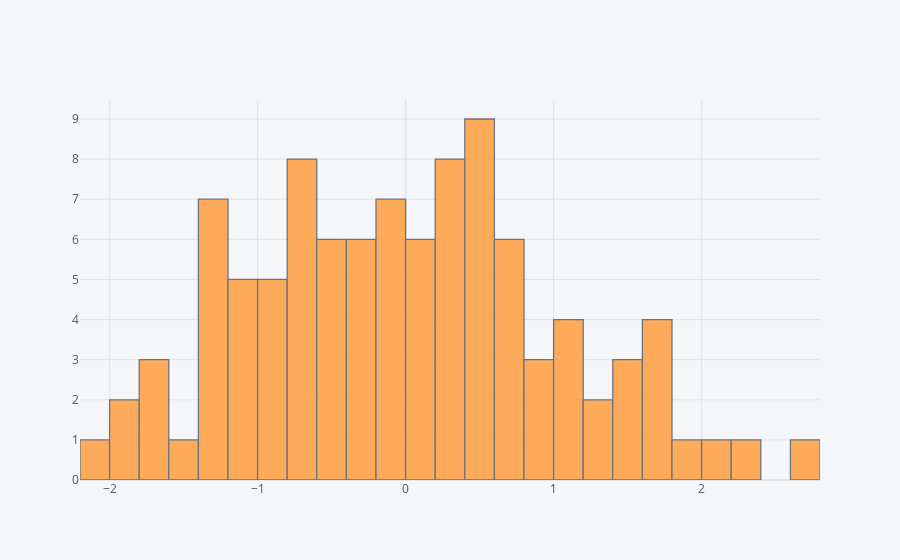

Notebook cell for this chart:
### Markdown cell above
## histogram

### Code cell
df['A'].iplot(kind='hist',bins=25)

### Figure 1 — Plotly figure (JSON) as saved in the notebook; plotly's stock layout.template omitted (floating-point values rounded to 4 significant figures)
{"data": [{"histfunc": "count", "histnorm": "", "marker": {"color": "rgba(255, 153, 51, 1.0)", "line": {"color": "#4D5663", "width": 1.3}}, "name": "A", "nbinsx": 25, "opacity": 0.8, "orientation": "v", "type": "histogram", "x": [0.1316, -0.7951, -0.1318, 0.04643, 1.401, 1.064, -0.6303, -1.015, -1.629, 1.627, 0.6256, 0.6215, 1.223, 1.41, -1.397, -0.1828, 2.606, 0.3988, -0.453, 1.078, 0.7901, -0.4911, -0.9409, 0.4345, 0.3743, -1.156, -1.284, -0.5262, 0.6429, -1.355, 1.627, -2.144, -0.2346, -1.599, 1.176, -0.0127, -0.4668, -0.7413, 0.3462, 0.1094, -0.365, -0.2185, 0.3266, 2.235, 0.1814, -0.6912, 0.7262, -1.886, 0.6218, -1.814, 0.4189, 1.721, 0.461, 0.07537, 1.603, -0.4813, -1.172, -0.9618, -0.3697, 0.9904, 0.5988, 0.2244, -0.7291, 1.183, 0.4985, 1.934, -1.036, 0.5099, -0.1488, 1.293, -0.8804, 0.9913, -0.07363, -1.21, 0.4973, 0.3531, -0.277, 0.3977, 0.4268, -1.259, 1.561, -0.6487, 2.1, -1.674, -1.248, -0.5462, -0.807, -1.216, -0.6995, 0.3168, -1.619, 0.4349, -0.0996, 0.8142, -0.655, -1.073, 0.02506, -0.1988, -0.8068, -0.3757]}], "layout": {"barmode": "overlay", "legend": {"bgcolor": "#F5F6F9", "font": {"color": "#4D5663"}}, "paper_bgcolor": "#F5F6F9", "plot_bgcolor": "#F5F6F9", "title": {"font": {"color": "#4D5663"}}, "xaxis": {"gridcolor": "#E1E5ED", "showgrid": true, "tickfont": {"color": "#4D5663"}, "title": {"font": {"color": "#4D5663"}, "text": ""}, "zerolinecolor": "#E1E5ED"}, "yaxis": {"gridcolor": "#E1E5ED", "showgrid": true, "tickfont": {"color": "#4D5663"}, "title": {"font": {"color": "#4D5663"}, "text": ""}, "zerolinecolor": "#E1E5ED"}}}
